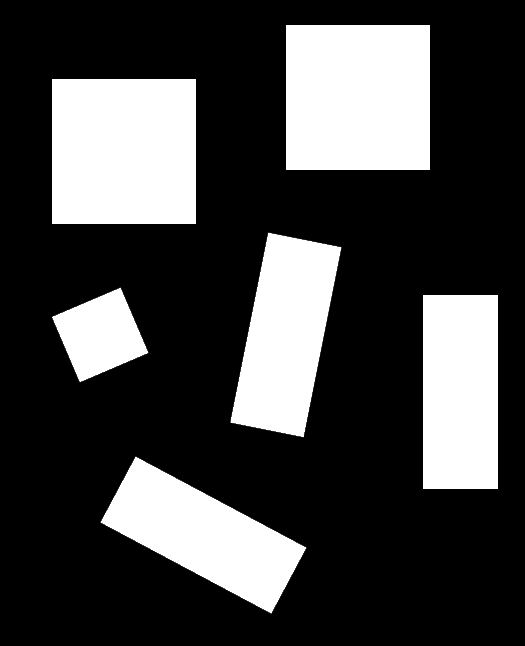
#> input picture InterfacageNumerique/TP/bloc_VI_2026/codes/correction/_data/gray_blocks.png, 525 x 646 px
$ python 12_sobel.py   (older library calls are emulated)
#> lines starting #> are read from the running program, lines starting #| are printed output that depends on the picture
"""12_sobel.py
Sobel gradient process with OpenCV
.. moduleauthor:: Julien VILLEMEJANE <julien.villemejane@institutoptique.fr>

"""

import cv2
import numpy as np
from matplotlib import pyplot as plt

image_gray = cv2.imread('./_data/gray_blocks.png', cv2.IMREAD_GRAYSCALE)
#> image_gray is the input picture: shape (646, 525); min 0, max 255, mean 68.1
image_gray = cv2.imread('./_data/noise_vi_small.png', cv2.IMREAD_GRAYSCALE)
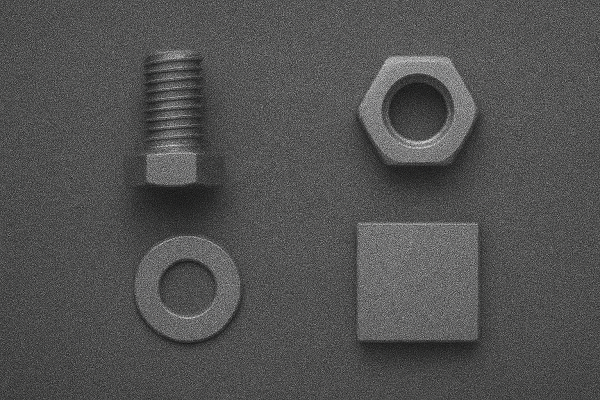
#> input picture InterfacageNumerique/TP/bloc_VI_2026/codes/correction/_data/noise_vi_small.png, 600 x 400 px
#> image_gray: shape (400, 600); min 0, max 219, mean 81.5

# Kernel
kernel_size = (11, 11)
# Blur
blurred_image_1 = cv2.GaussianBlur(image_gray, kernel_size, 2)

# Kernel
sobel_kernel_x1 = np.array([[-1, 0, 1], [-2, 0, 2], [-1, 0, 1]])
sobel_kernel_x2 = np.array([[1, 0, -1], [2, 0, -2], [1, 0, -1]])
sobelx_1 = cv2.filter2D(image_gray, -1, sobel_kernel_x1)
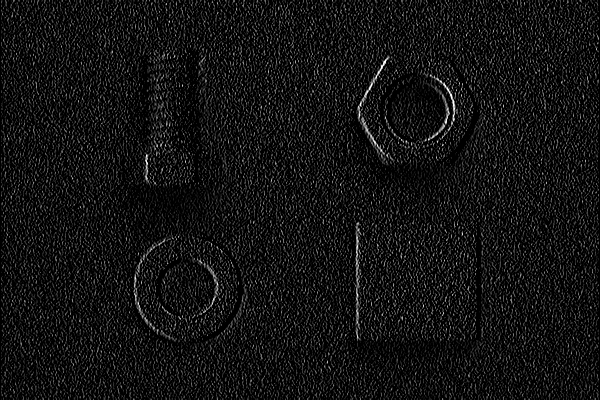
#> sobelx_1: shape (400, 600); min 0, max 255, mean 19
sobelx_2 = cv2.filter2D(image_gray, -1, sobel_kernel_x2)
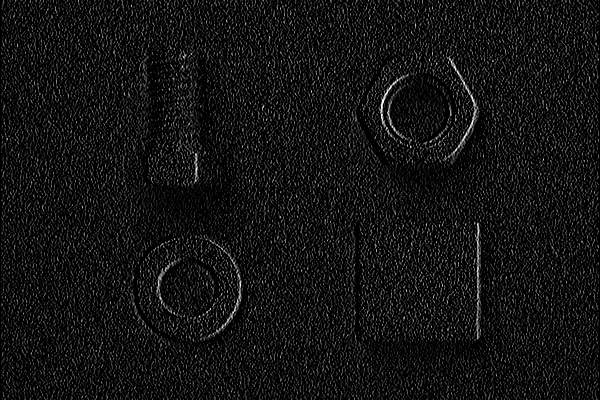
#> sobelx_2: shape (400, 600); min 0, max 255, mean 18.9

# Display images
fig, ax = plt.subplots(nrows=1, ncols=3)
ax[0].imshow(image_gray, cmap='gray')
ax[0].set_title('Initial Gray Image')
ax[1].imshow(sobelx_1, cmap='gray')
ax[1].set_title('Sobel X Gradient -> ')
ax[2].imshow(sobelx_2, cmap='gray')
ax[2].set_title('Sobel X Gradient <- ')
plt.show()


# Sobel Gradients X and Y
sobelx = cv2.Sobel(image_gray, cv2.CV_64F, 1, 0, ksize=3)
sobely = cv2.Sobel(image_gray, cv2.CV_64F, 0, 1, ksize=3)
sobelxb = cv2.Sobel(blurred_image_1, cv2.CV_64F, 1, 0, ksize=3)
sobelyb = cv2.Sobel(blurred_image_1, cv2.CV_64F, 0, 1, ksize=3)
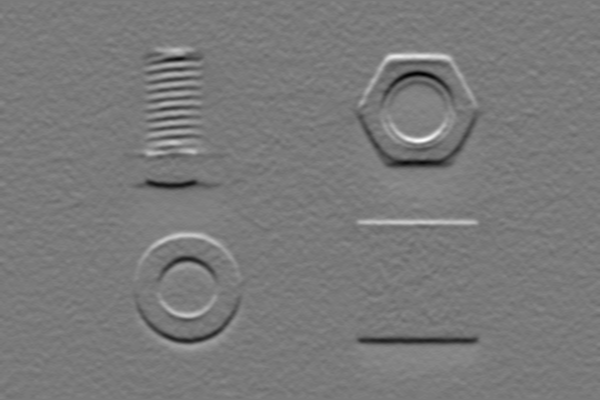
#> sobelyb: shape (400, 600) float64; min -122, max 132, mean -0.2; drawn with min black and max white

# Gradient Magnitude
magnitude = cv2.magnitude(sobelx, sobely)
magnitudeb = cv2.magnitude(sobelxb, sobelyb)
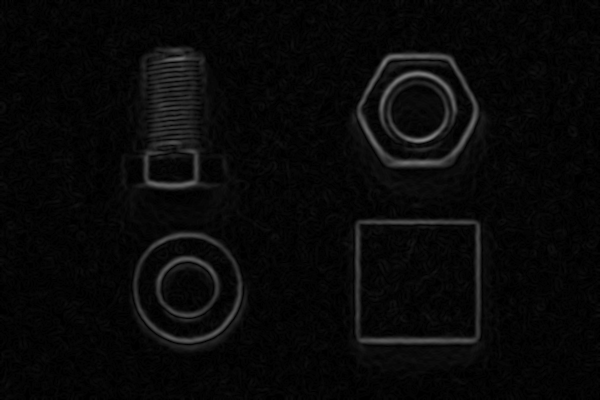
#> magnitudeb: shape (400, 600) float64; min 0, max 133.8, mean 8.8
# Rescale data
magnitude = cv2.convertScaleAbs(magnitude)
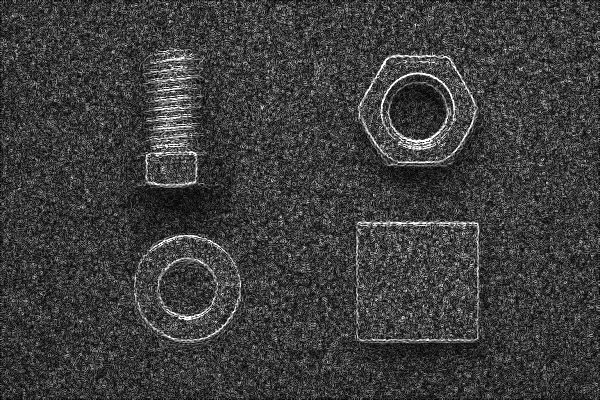
#> magnitude: shape (400, 600); min 0, max 255, mean 61.4
magnitudeb = cv2.convertScaleAbs(magnitudeb)

# Display images
fig, ax = plt.subplots(nrows=2, ncols=3)
ax[0,0].imshow(image_gray, cmap='gray')
ax[0,0].set_title('Initial Gray Image')
ax[1,0].imshow(magnitude, cmap='gray')
ax[1,0].set_title('Sobel Amplitude')
ax[0,1].imshow(sobelx, cmap='gray')
ax[0,1].set_title('Roberts X')
ax[1,1].imshow(sobely, cmap='gray')
ax[1,1].set_title('Roberts Y')
ax[0,2].imshow(blurred_image_1, cmap='gray')
ax[0,2].set_title('Blur Gray Image')
ax[1,2].imshow(magnitudeb, cmap='gray')
ax[1,2].set_title('Sobel Amplitude (Blur)')
plt.show()


# FFT
fft0 = np.fft.fftshift(np.fft.fft2(image_gray))
fft_a = np.fft.fftshift(np.fft.fft2(magnitude))
fft_b = np.fft.fftshift(np.fft.fft2(magnitudeb))
eps = 0.01

fig, ax = plt.subplots(nrows=2, ncols=3)
ax[0,0].imshow(image_gray, cmap='gray')
ax[0,0].set_title('Initial Gray Image')
ax[1,0].imshow(np.log(np.abs(fft0)+eps), cmap='gray')
ax[1,0].set_title('FFT')
ax[0,1].imshow(magnitude, cmap='gray')
ax[0,1].set_title('Sobel')
ax[1,1].imshow(np.log(np.abs(fft_a)+eps), cmap='gray')
ax[1,1].set_title('FFT')
ax[0,2].imshow(magnitudeb, cmap='gray')
ax[0,2].set_title('Sobel + Blur')
ax[1,2].imshow(np.log(np.abs(fft_b)+eps), cmap='gray')
ax[1,2].set_title('FFT')
plt.show()
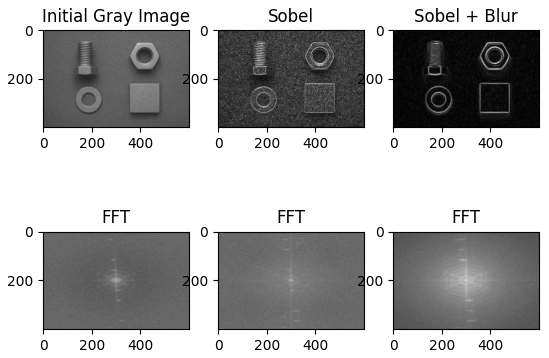
#> figure drawn by matplotlib, 6 panels
